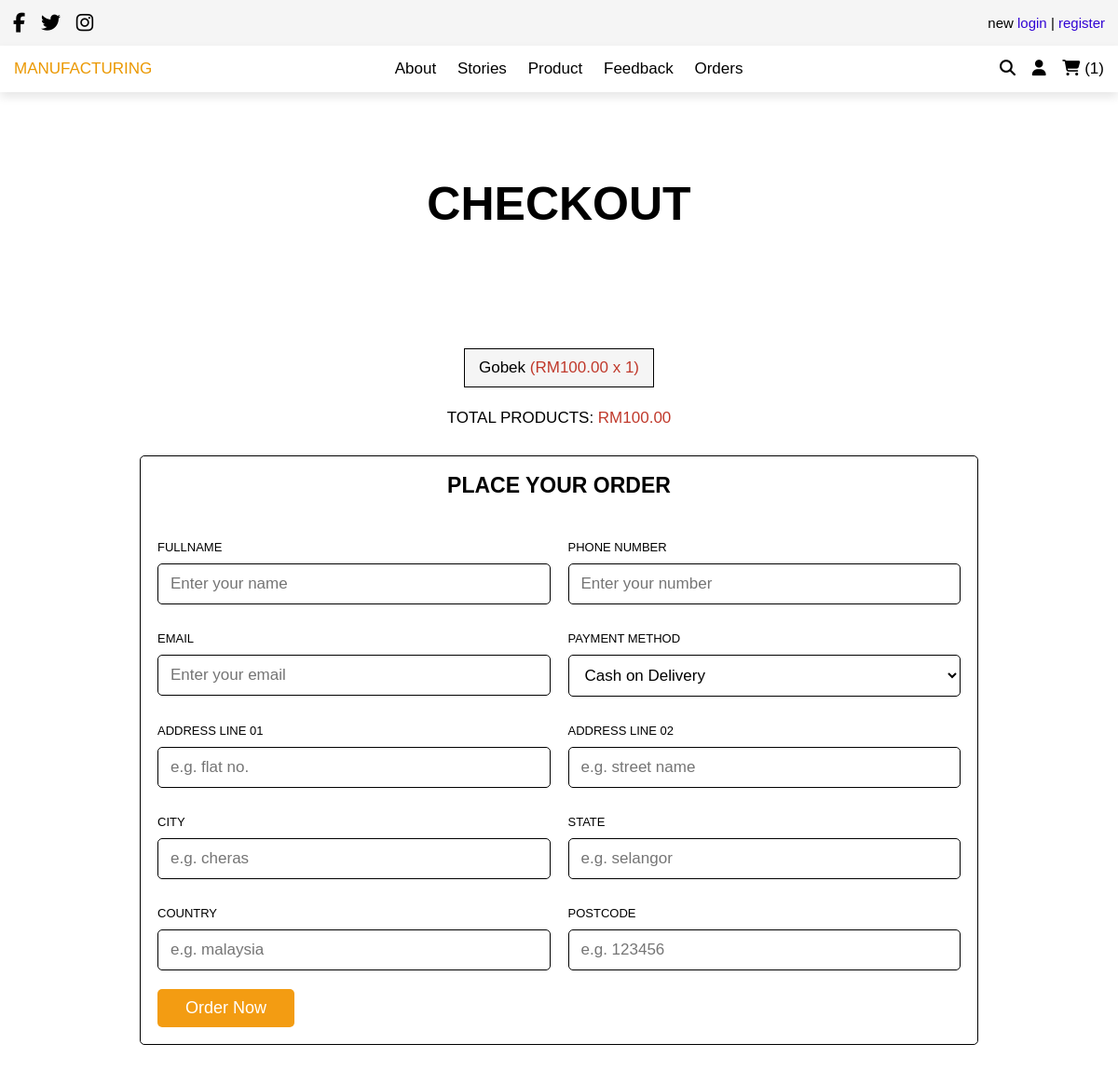
The page /checkout.php (signed in) on the database its author committed.
### tables this page shows
CREATE TABLE `cart` (
  `cartID` int(11) NOT NULL,
  `touristID` int(11) DEFAULT NULL,
  `productID` varchar(255) DEFAULT NULL,
  `name` varchar(255) DEFAULT NULL,
  `price` decimal(10,2) DEFAULT NULL,
  `quantity` int(11) DEFAULT NULL,
  `cartImage` varchar(255) DEFAULT NULL
);

### checkout.php (the view, shortened to what this page needs)
<?php
include 'config.php';
$user_id = $_SESSION['user_id'];
?>
<!DOCTYPE html>
<html lang="en">
<head>
    <link rel="stylesheet" href="https://cdnjs.cloudflare.com/ajax/libs/font-awesome/6.5.1/css/all.min.css">
    <link rel="stylesheet" href="css/style.css">
</head>
<body>
<?php include 'header.php'; ?>
<div class="heading">
    <h3>Checkout</h3>
</div>
<section class="display-order">
    <?php
    $grand_total = 0;
    $select_cart = mysqli_query($conn, "SELECT * FROM `cart` WHERE touristID = '$user_id'") or die('query failed');
    if (mysqli_num_rows($select_cart) > 0) {
        while ($fetch_cart = mysqli_fetch_assoc($select_cart)) {
            $total_price = ($fetch_cart['price'] * $fetch_cart['quantity']);
            $grand_total += $total_price;
    ?>
    <p><?php echo $fetch_cart['name']; ?> <span>(<?php echo 'RM' . $fetch_cart['price'] . ' x ' . $fetch_cart['quantity']; ?>)</span></p>
    <?php
        }
    } else {
        echo '<p class="empty">Your cart is empty</p>';
    }
    ?>
    <div class="grand-total">Total Products: <span>RM<?php echo $grand_total; ?>.00</span></div>
</section>
<section class="checkout">
    <form action="" method="post" enctype="multipart/form-data">
        <h3>Place your order</h3>
        <div class="flex">
            <div class="inputBox">
                <span>Fullname</span>
                <input type="text" name="name" required placeholder="Enter your name">
            </div>
            <div class="inputBox">
                <span>Phone number</span>
                <input type="number" name="number" required placeholder="Enter your number">
            </div>
            <div class="inputBox">
                <span>Email</span>
                <input type="email" name="email" required placeholder="Enter your email">
            </div>
            <div class="inputBox">
                <span>Payment method</span>
                <select name="method" id="method">
                    <option value="Cash on Delivery">Cash on Delivery</option>
                </select>
            </div>
            <div class="inputBox">
                <span>Address line 01</span>
                <input type="number" min="0" name="flat" required placeholder="e.g. flat no.">
            </div>
            <div class="inputBox">
                <span>Address line 02</span>
                <input type="text" name="street" required placeholder="e.g. street name">
            </div>
            <div class="inputBox">
                <span>City</span>
                <input type="text" name="city" required placeholder="e.g. cheras">
            </div>
            <div class="inputBox">
                <span>State</span>
                <input type="text" name="state" required placeholder="e.g. selangor">
            </div>
            <div class="inputBox">
                <span>Country</span>
                <input type="text" name="country" required placeholder="e.g. malaysia">
            </div>
            <div class="inputBox">
                <span>Postcode</span>
                <input type="number" min="0" name="pin_code" required placeholder="e.g. 123456">
            </div>
        </div>
        <input type="submit" value="Order Now" class="btn" name="order_btn">
    </form>
</section>
</body>
</html>

### css/style.css (style rules this page uses)
:root { --purple:#8e44ad; --red:#c0392b; --orange:#f39c12; --black:#000000; --white:#fff; --light-color:#666; --light-white:#ccc; --light-bg:#f5f5f5; --border:.1rem solid var(--black); --box-shadow:0 .5rem 1rem rgba(0,0,0,.1); }
* { font-family: 'Rubik', sans-serif; margin:0; padding:0; box-sizing: border-box; outline: none; border:none; text-decoration: none; transition:all .2s linear; }
html { font-size: 62.5%; overflow-x: hidden; }
section { padding:3rem 2rem; }
.btn, .option-btn, .delete-btn, .white-btn { display: inline-block; margin-top: 1rem; padding:1rem 3rem; cursor: pointer; color:var(--white); font-size: 1.8rem; border-radius: .5rem; text-transform: capitalize; }
.white-btn, .btn { background-color: var(--orange); }
.heading { min-height: 30vh; display: flex; flex-flow: column; align-items: center; justify-content: center; gap:1rem; background-size: cover; background-position: center; text-align: center; }
.heading h3 { font-size: 5rem; color:var(--black); text-transform: uppercase; }
.display-order { max-width: 1200px; margin: 0 auto; text-align: center; padding-bottom: 0; }
.display-order p { background-color: var(--light-bg); color: var(--black); font-size: 1.7rem; padding: 1rem 1.5rem; border: var(--border); display: inline-block; margin: .5rem; }
.display-order p span { color: var(--red); }
.display-order .grand-total { margin-top: 1.8rem; font-size: 1.7rem; text-transform: uppercase; color: var(--black); }
.display-order .grand-total span { color:var(--red); }
.checkout form { max-width: 900px; padding: 1.8rem; margin:0 auto; border:var(--border); background-color: var(--white); border-radius: .5rem; }
.checkout form h3 { text-align: center; margin-bottom: 4.5rem; color: var(--black); text-transform: uppercase; font-size: 2.3rem; }
.checkout form .flex { display: flex; flex-wrap: wrap; gap: 1.9rem; }
.checkout form .flex .inputBox { flex: 1 1 40rem; }
.checkout form .flex span { font-size: 1.3rem; color: var(--black); text-transform: uppercase; }
.checkout form .flex select, .checkout form .flex input { border: var(--border); width: 100%; border-radius: .5rem; background-color: var(--white); padding: 1.1rem 1.3rem; font-size: 1.7rem; margin: 1rem 0; }

### rows shown on the page
cart: name "Gobek", price "100.00", quantity "1"

### other values the page prints
$cart_rows_number "1"
$grand_total "100"
